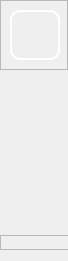
        <widget class="QFrame" name="LeftMenuBg">
         <property name="minimumSize">
          <size>
           <width>68</width>
           <height>0</height>
          </size>
         </property>
         <property name="maximumSize">
          <size>
           <width>68</width>
           <height>16777215</height>
          </size>
         </property>
         <property name="styleSheet">
          <string notr="true">QFrame#LeftMenuBg{
	background-color: rgba(255, 255, 255,0);
border:0px solid red;
border-radius:30px
}</string>
         </property>
         <property name="frameShape">
          <enum>QFrame::NoFrame</enum>
         </property>
         <property name="frameShadow">
          <enum>QFrame::Raised</enum>
         </property>
         <layout class="QVBoxLayout" name="verticalLayout_2">
          <property name="spacing">
           <number>0</number>
          </property>
          <property name="leftMargin">
           <number>0</number>
          </property>
          <property name="topMargin">
           <number>0</number>
          </property>
          <property name="rightMargin">
           <number>0</number>
          </property>
          <item>
           <widget class="QFrame" name="TopLogoInfo">
            <property name="enabled">
             <bool>true</bool>
            </property>
            <property name="minimumSize">
             <size>
              <width>0</width>
              <height>70</height>
             </size>
            </property>
            <property name="maximumSize">
             <size>
              <width>16777215</width>
              <height>70</height>
             </size>
            </property>
            <property name="frameShape">
             <enum>QFrame::StyledPanel</enum>
            </property>
            <property name="frameShadow">
             <enum>QFrame::Raised</enum>
            </property>
            <widget class="QWidget" name="logo" native="true">
             <property name="geometry">
              <rect>
               <x>10</x>
               <y>10</y>
               <width>50</width>
               <height>50</height>
              </rect>
             </property>
             <property name="sizePolicy">
              <sizepolicy hsizetype="Preferred" vsizetype="Preferred">
               <horstretch>0</horstretch>
               <verstretch>0</verstretch>
              </sizepolicy>
             </property>
             <property name="minimumSize">
              <size>
               <width>50</width>
               <height>50</height>
              </size>
             </property>
             <property name="maximumSize">
              <size>
               <width>50</width>
               <height>50</height>
              </size>
             </property>
             <property name="styleSheet">
              <string notr="true">image: url(:/all/img/logo.png);
border:2px solid rgb(255, 255, 255);
border-radius:10px</string>
             </property>
            </widget>
            <widget class="QLabel" name="Author">
             <property name="geometry">
              <rect>
               <x>90</x>
               <y>30</y>
               <width>60</width>
               <height>30</height>
              </rect>
             </property>
             <property name="sizePolicy">
              <sizepolicy hsizetype="Preferred" vsizetype="Preferred">
               <horstretch>0</horstretch>
               <verstretch>0</verstretch>
              </sizepolicy>
             </property>
             <property name="minimumSize">
              <size>
               <width>60</width>
               <height>30</height>
              </size>
             </property>
             <property name="maximumSize">
              <size>
               <width>60</width>
               <height>30</height>
              </size>
             </property>
             <property name="styleSheet">
              <string notr="true">font: italic 11pt &quot;Segoe UI&quot;;
color: rgba(255, 255, 255, 255);</string>
             </property>
             <property name="text">
              <string>By javier</string>
             </property>
             <property name="alignment">
              <set>Qt::AlignCenter</set>
             </property>
            </widget>
            <widget class="QLabel" name="Title">
             <property name="geometry">
              <rect>
               <x>60</x>
               <y>10</y>
               <width>121</width>
               <height>20</height>
              </rect>
             </property>
             <property name="maximumSize">
              <size>
               <width>16777215</width>
               <height>30</height>
              </size>
             </property>
             <property name="styleSheet">
              <string notr="true">font: 600 13pt &quot;Segoe UI Semibold&quot;;
color: rgba(255, 255, 255, 255);</string>
             </property>
             <property name="text">
              <string>YoloSide</string>
             </property>
             <property name="alignment">
              <set>Qt::AlignCenter</set>
             </property>
            </widget>
           </widget>
          </item>
          <item>
           <widget class="QFrame" name="ToggleBox">
            <property name="minimumSize">
             <size>
              <width>200</width>
              <height>80</height>
             </size>
            </property>
            <property name="maximumSize">
             <size>
              <width>200</width>
              <height>80</height>
             </size>
            </property>
            <property name="frameShape">
             <enum>QFrame::NoFrame</enum>
            </property>
            <property name="frameShadow">
             <enum>QFrame::Raised</enum>
            </property>
            <layout class="QVBoxLayout" name="verticalLayout_4">
             <property name="spacing">
              <number>0</number>
             </property>
             <property name="leftMargin">
              <number>0</number>
             </property>
             <property name="topMargin">
              <number>0</number>
             </property>
             <property name="rightMargin">
              <number>0</number>
             </property>
             <property name="bottomMargin">
              <number>0</number>
             </property>
             <item>
              <widget class="QPushButton" name="ToggleBotton">
               <property name="sizePolicy">
                <sizepolicy hsizetype="Expanding" vsizetype="Fixed">
                 <horstretch>0</horstretch>
                 <verstretch>0</verstretch>
                </sizepolicy>
               </property>
               <property name="minimumSize">
                <size>
                 <width>0</width>
                 <height>45</height>
                </size>
               </property>
               <property name="maximumSize">
                <size>
                 <width>16777215</width>
                 <height>16777215</height>
                </size>
               </property>
               <property name="font">
                <font>
                 <family>Nirmala UI</family>
                 <pointsize>12</pointsize>
                 <italic>false</italic>
                 <bold>true</bold>
                </font>
               </property>
               <property name="cursor">
                <cursorShape>PointingHandCursor</cursorShape>
               </property>
               <property name="mouseTracking">
                <bool>true</bool>
               </property>
               <property name="focusPolicy">
                <enum>Qt::StrongFocus</enum>
               </property>
               <property name="contextMenuPolicy">
                <enum>Qt::DefaultContextMenu</enum>
               </property>
               <property name="layoutDirection">
                <enum>Qt::LeftToRight</enum>
               </property>
               <property name="autoFillBackground">
                <bool>false</bool>
               </property>
               <property name="styleSheet">
                <string notr="true">QPushButton{
background-image: url(:/all/img/menu.png);
background-repeat: no-repeat;
background-position: left center;
border: none;
border-left: 23px solid transparent;

text-align: center;
padding-left: 0px;
color: rgba(255, 255, 255, 199);
font: 700 12pt &quot;Nirmala UI&quot;;
}

QPushButton:hover{
background-color: rgba(114, 129, 214, 59);
}</string>
               </property>
               <property name="text">
                <string>Hide</string>
               </property>
               <property name="icon">
                <iconset theme="zoom-out">
                 <normaloff>.</normaloff>.</iconset>
               </property>
               <property name="autoDefault">
                <bool>false</bool>
               </property>
               <property name="default">
                <bool>false</bool>
               </property>
               <property name="flat">
                <bool>false</bool>
               </property>
              </widget>
             </item>
            </layout>
           </widget>
          </item>
          <item>
           <widget class="QFrame" name="MenuBox">
            <property name="minimumSize">
             <size>
              <width>200</width>
              <height>0</height>
             </size>
            </property>
            <property name="maximumSize">
             <size>
              <width>200</width>
              <height>16777215</height>
             </size>
            </property>
            <property name="frameShape">
             <enum>QFrame::NoFrame</enum>
            </property>
            <property name="frameShadow">
             <enum>QFrame::Raised</enum>
            </property>
            <layout class="QVBoxLayout" name="verticalLayout_5" stretch="1,0">
             <property name="spacing">
              <number>15</number>
             </property>
             <property name="sizeConstraint">
              <enum>QLayout::SetDefaultConstraint</enum>
             </property>
             <property name="leftMargin">
              <number>0</number>
             </property>
             <property name="topMargin">
              <number>0</number>
             </property>
             <property name="rightMargin">
              <number>0</number>
             </property>
             <property name="bottomMargin">
              <number>0</number>
             </property>
             <item>
              <widget class="QPushButton" name="src_file_button">
               <property name="minimumSize">
                <size>
                 <width>0</width>
                 <height>45</height>
                </size>
               </property>
               <property name="cursor">
                <cursorShape>PointingHandCursor</cursorShape>
               </property>
               <property name="styleSheet">
                <string notr="true">QPushButton{
background-image: url(:/all/img/file.png);
background-repeat: no-repeat;
background-position: left center;
border: none;
border-left: 23px solid transparent;

text-align: center;
padding-left: 0px;
color: rgba(255, 255, 255, 199);
font: 700 12pt &quot;Nirmala UI&quot;;
}

QPushButton:hover{
background-color: rgba(114, 129, 214, 59);
}</string>
               </property>
               <property name="text">
                <string>Local File</string>
               </property>
              </widget>
             </item>
             <item>
              <spacer name="verticalSpacer">
               <property name="orientation">
                <enum>Qt::Vertical</enum>
               </property>
               <property name="sizeHint" stdset="0">
                <size>
                 <width>20</width>
                 <height>40</height>
                </size>
               </property>
              </spacer>
             </item>
            </layout>
           </widget>
          </item>
          <item>
           <widget class="QFrame" name="VersionInfo">
            <property name="minimumSize">
             <size>
              <width>200</width>
              <height>10</height>
             </size>
            </property>
            <property name="maximumSize">
             <size>
              <width>200</width>
              <height>15</height>
             </size>
            </property>
            <property name="frameShape">
             <enum>QFrame::StyledPanel</enum>
            </property>
            <property name="frameShadow">
             <enum>QFrame::Raised</enum>
            </property>
            <layout class="QVBoxLayout" name="verticalLayout_3">
             <property name="leftMargin">
              <number>18</number>
             </property>
             <property name="topMargin">
              <number>0</number>
             </property>
             <property name="bottomMargin">
              <number>0</number>
             </property>
             <item>
              <widget class="QLabel" name="VersionLabel">
               <property name="styleSheet">
                <string notr="true">font: 900 italic 10pt &quot;Segoe UI&quot;;
color: rgba(255, 255, 255, 199);</string>
               </property>
               <property name="text">
                <string>Version: 2.0</string>
               </property>
               <property name="alignment">
                <set>Qt::AlignCenter</set>
               </property>
              </widget>
             </item>
            </layout>
           </widget>
          </item>
         </layout>
        </widget>
